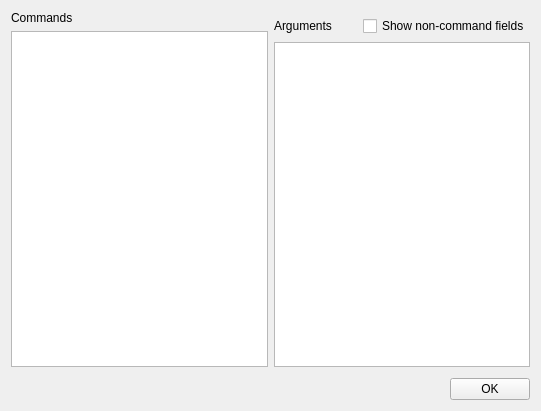
<?xml version="1.0" encoding="UTF-8"?>
<ui version="4.0">
 <class>Form</class>
 <widget class="QWidget" name="Form">
  <property name="geometry">
   <rect>
    <x>0</x>
    <y>0</y>
    <width>541</width>
    <height>411</height>
   </rect>
  </property>
  <property name="windowTitle">
   <string>Select a Command</string>
  </property>
  <layout class="QVBoxLayout" name="verticalLayout_2">
   <item>
    <layout class="QVBoxLayout" name="verticalLayout">
     <item>
      <layout class="QHBoxLayout" name="horizontalLayout">
       <item>
        <layout class="QVBoxLayout" name="verticalLayout_3">
         <property name="leftMargin">
          <number>0</number>
         </property>
         <property name="rightMargin">
          <number>0</number>
         </property>
         <item>
          <widget class="QLabel" name="label">
           <property name="text">
            <string>Commands</string>
           </property>
          </widget>
         </item>
         <item>
          <layout class="QHBoxLayout" name="horizontalLayout_3"/>
         </item>
         <item>
          <widget class="QListWidget" name="commandList"/>
         </item>
        </layout>
       </item>
       <item>
        <layout class="QVBoxLayout" name="verticalLayout_5">
         <property name="leftMargin">
          <number>0</number>
         </property>
         <item>
          <layout class="QHBoxLayout" name="horizontalLayout_4">
           <property name="topMargin">
            <number>5</number>
           </property>
           <item>
            <widget class="QLabel" name="label_2">
             <property name="text">
              <string>Arguments</string>
             </property>
            </widget>
           </item>
           <item>
            <widget class="QCheckBox" name="showNoncommandFieldsCheckbox">
             <property name="text">
              <string>Show non-command fields</string>
             </property>
            </widget>
           </item>
          </layout>
         </item>
         <item>
          <widget class="QTableWidget" name="argumentTable"/>
         </item>
        </layout>
       </item>
      </layout>
     </item>
    </layout>
   </item>
   <item>
    <layout class="QHBoxLayout" name="horizontalLayout_2">
     <property name="topMargin">
      <number>5</number>
     </property>
     <item>
      <spacer name="horizontalSpacer">
       <property name="orientation">
        <enum>Qt::Horizontal</enum>
       </property>
       <property name="sizeHint" stdset="0">
        <size>
         <width>40</width>
         <height>20</height>
        </size>
       </property>
      </spacer>
     </item>
     <item>
      <widget class="QPushButton" name="okButton">
       <property name="text">
        <string>OK</string>
       </property>
      </widget>
     </item>
    </layout>
   </item>
  </layout>
 </widget>
 <resources/>
 <connections/>
</ui>
